Frame 1 (no input): blank canvas, image omitted
Frame 60 (the mouse pressed at the canvas centre just before this capture): blank canvas, image omitted
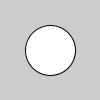
Frame 120 (the mouse held since frame 60 and released just before this capture)

The Processing sketch whose frames 1 and 60 were blank and that drew this single picture after the mouse press (run headless with seeded random() and noise(); from frame 60 on, the mouse is pressed at the canvas centre):

// Processing sketch: sketch_200218a
// ── sketch_200218a.pde
void setup(){
  //size(400, 400);
}
void draw(){
ellipse(mouseX, mouseY, mouseX-pmouseX, mouseY-pmouseY);
}
  
